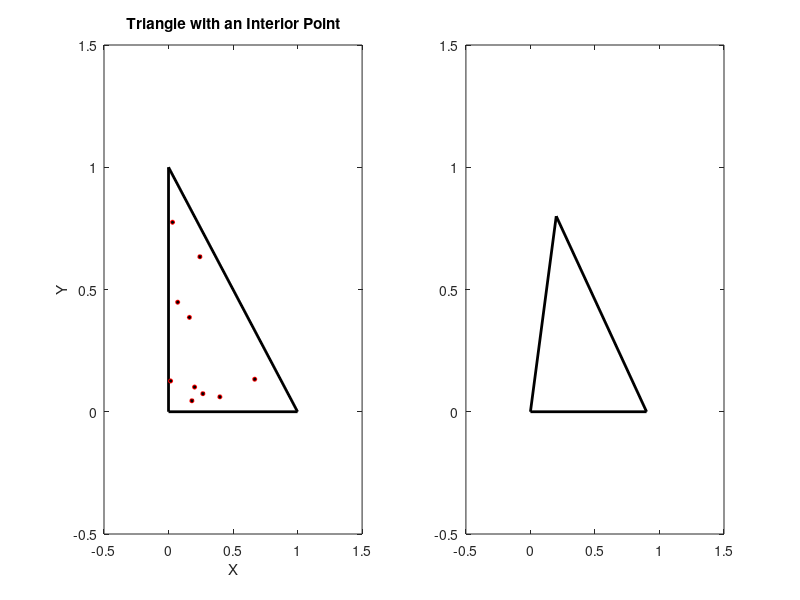

Recreate this plot in MATLAB. (Note: this script raises an error after producing the figure.)
%%%%% 绘制10个散点，并对比三角形变形前后的位置

% 原三角形的三个顶点
a = [0, 1];
b = [0,0];
c = [1, 0];
x = [a(1),b(1),c(1),a(1)]
y = [a(2),b(2),c(2),a(2)]

% 变形后三角形的三个顶点
% a_new = [0, 1];
% b_new = [0,0];
% c_new = [1, 0];
a_new = [0.9,0];
b_new = [0,0];
c_new = [0.2,0.8];
x_new = [a_new(1),b_new(1),c_new(1),a_new(1)];
y_new = [a_new(2),b_new(2),c_new(2),a_new(2)];


% 十个三角形内的随机散点
points = [
0.243 0.634;
0.016 0.126;
0.181 0.045;0.668 0.133;
0.266 0.074;
0.202 0.101;
0.162 0.386;
0.031 0.775;
0.398 0.061;
0.071 0.448;];

% 左边的图
subplot(121)
% 画出三角形和内部点
plot(x, y, 'k-', 'LineWidth', 2);
% 设置坐标轴范围
axis([-0.5 1.5 -0.5 1.5]);
hold on;
% 绘制原三角形中的点
for i = 1:size(points, 1)
    plot(points(i, 1), points(i, 2), 'ro', 'MarkerSize', 3, 'MarkerFaceColor', 'k');
end


% 添加标题和标签
title('Triangle with an Interior Point');
xlabel('X');
ylabel('Y');
hold off

% 右边的图
subplot(122)
% 画出变形后的三角形
plot(x_new, y_new,'k-', 'LineWidth', 2);
% 设置坐标轴范围
axis([-0.5 1.5 -0.5 1.5]);
% 依次计算并绘制新三角形中的点
for i = 1:size(points, 1)
    % a b c 表示三角形的三个顶点
    [alpha1,beta1,gamma1] = barycentric_coordinates(a(1),a(2),b(1),b(2),c(1),c(2),points(i, 1),points(i, 2));
    [x_relative,y_relative] = relative_coordinates(a_new(1),a_new(2),b_new(1),b_new(2),c_new(1),c_new(2),alpha1,beta1,gamma1);
    hold on
    plot(x_relative, y_relative, 'ro', 'MarkerSize', 3, 'MarkerFaceColor', 'k');
end

% 添加标题和标签
title('Triangle with an Interior Point_New');
xlabel('X');
ylabel('Y');

% 自定的function
function [alpha, beta, gamma] = barycentric_coordinates(x1, y1, x2, y2, x3, y3, x_int, y_int)
    % 通过计算三角形面积，计算alpha beta gamma
    A = polyarea([x1, x2, x3], [y1, y2, y3]);

    % 计算内部点到三角形三个顶点的距离
    a = polyarea([x_int, x2, x3], [y_int, y2, y3]) / A;
    b = polyarea([x1, x_int, x3], [y1, y_int, y3]) / A;
    c = polyarea([x1, x2, x_int], [y1, y2, y_int]) / A;

    alpha = a;
    beta = b;
    gamma = c;
end

function [x_new, y_new] = relative_coordinates(x1, y1, x2, y2, x3, y3, alpha, beta, gamma)
    % 通过alpha beta gamma,得到新的坐标
    x_new = alpha * x1 + beta * x2 + gamma * x3;
    y_new = alpha * y1 + beta * y2 + gamma * y3;
end
